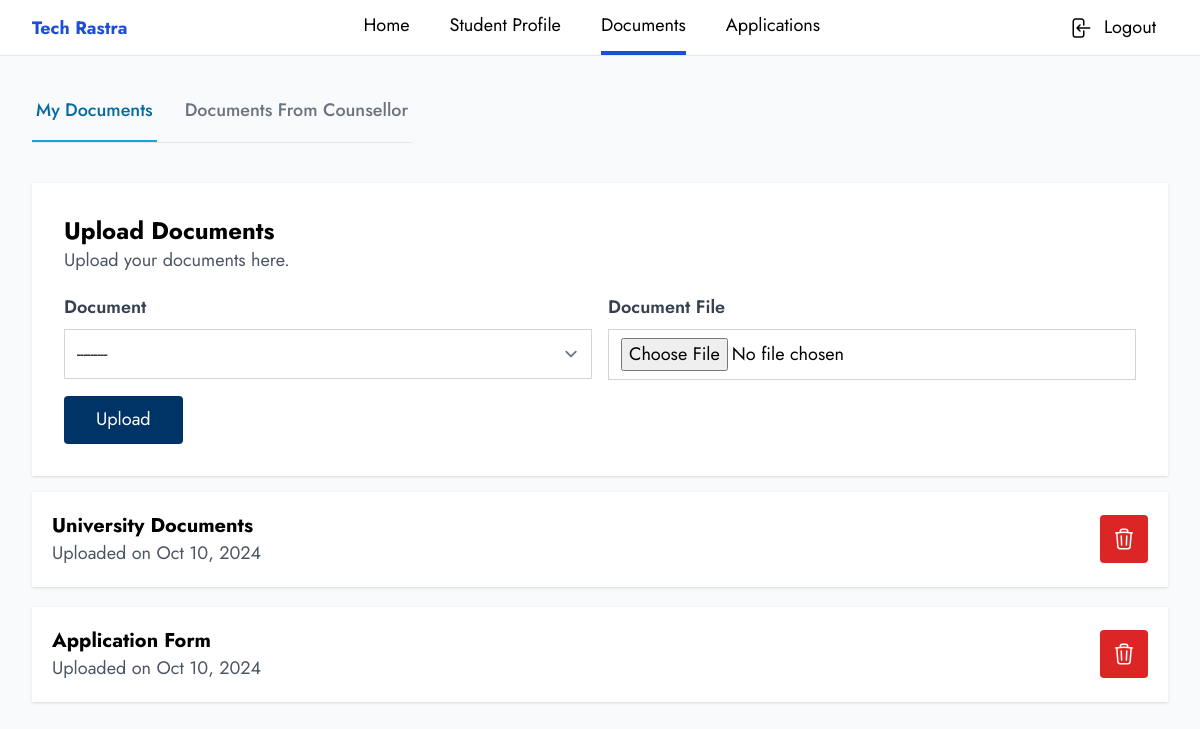
Page /student/profile/documents (signed in) on the earlier database version.
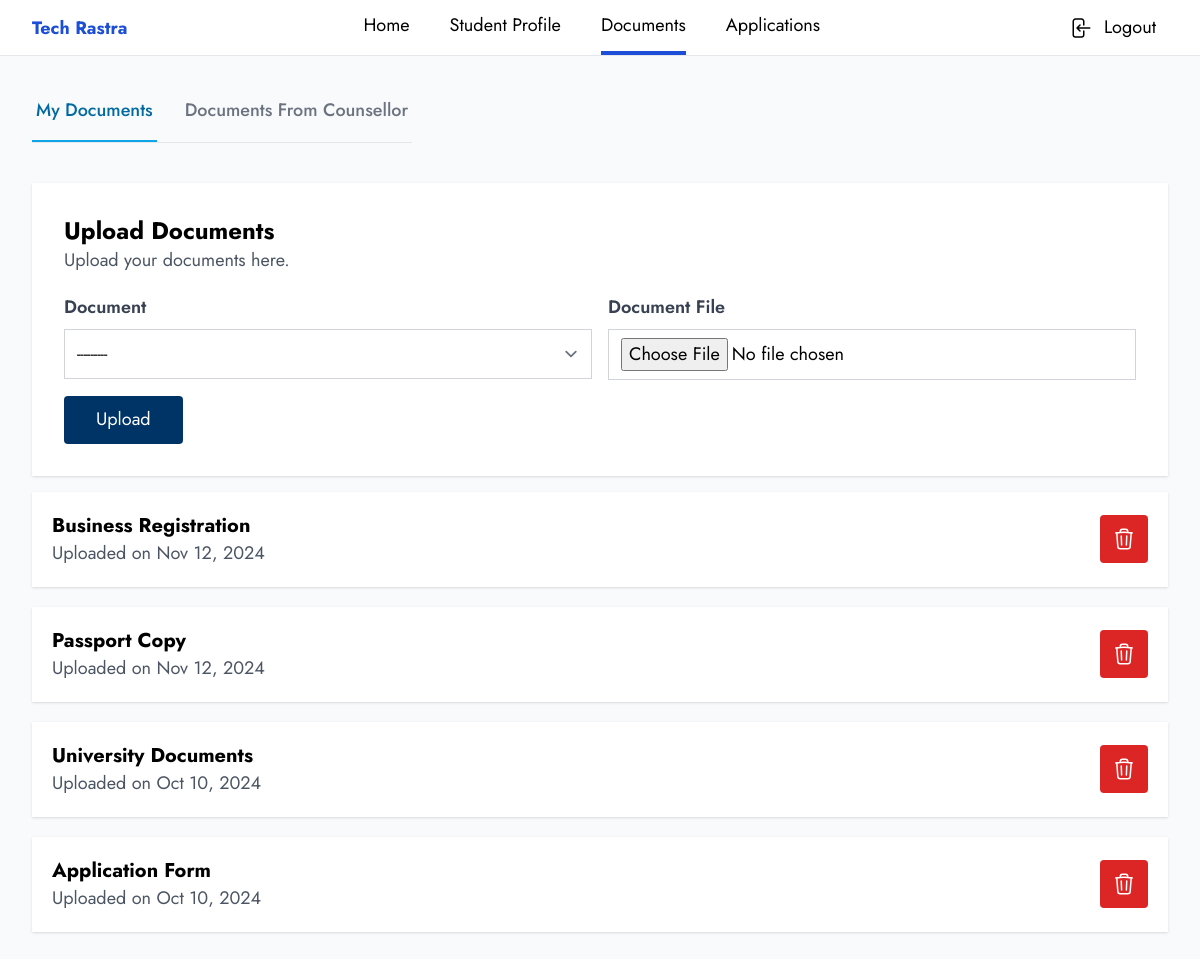
Same page on the later database version.
### student/models.py (models this page shows, shortened)
class Document(models.Model):
    DOCUMENT_CHOICES = (
        ("application_form", "Application Form"),
        ("university_documents", "University Documents"),
        ("business_registration", "Business Registration"),
        ("passport_copy", "Passport Copy"),
        ("visa_request_letter", "Visa Request Letter"),
        ("statement_of_purpose", "Statement of Purpose"),
        ("moe", "MOE"),
        ("character_certificate", "Character Certificate"),
        ("ielts", "IELTS"),
        ("noc_swift", "NOC/Swift"),
        ("medical_report", "Medical Report"),
        ("sponsorship_letter", "Sponsorship Letter"),
        ("ca_report", "CA Report"),
        ("ward_document_relationship", "Ward Document Relationship"),
        ("ward_documents_annual_income", "Ward Documents Annual Income"),
        ("ward_documents_tax_clearance", "Ward Documents Tax Clearance"),
        ("salary_certificate", "Salary Certificate"),
        ("land_lease_agreement", "Land Lease Agreement"),
        ("property_valuation", "Property Valuation"),
        ("lalpurja", "Lalpurja"),
        ("bank_statement", "Bank Statement"),
        ("academic_documents", "Academic Documents"),
        ("others", "Others"),
    )
    STATUS_CHOICES = (
        ("pending", "Pending"),
        ("approved", "Approved"),
        ("rejected", "Rejected"),
    )
    UPLOADER_CHOICES = (
        ("self", "Self"),
        ("consultancy", "Consultancy"),
    )
    user = models.ForeignKey(User, on_delete=models.CASCADE, related_name="documents")
    document = models.CharField(max_length=50, choices=DOCUMENT_CHOICES)
    document_file = models.FileField(upload_to="documents/")
    status = models.CharField(max_length=10, choices=STATUS_CHOICES, default="pending")
    uploader = models.CharField(max_length=20, choices=UPLOADER_CHOICES, default="self")
    created_at = models.DateTimeField(auto_now_add=True)
    updated_at = models.DateTimeField(auto_now=True)
    class Meta:
        db_table = "document"
        verbose_name_plural = "Documents"
        ordering = ["-created_at"]
        unique_together = ("user", "document")

### student/views.py (the view, shortened to what this page needs)
# urls.py: path("student/profile/documents", views.documents, name="student_documents"),
@login_required(login_url="login")
def documents(request):
    if request.user.role != "student":
        messages.error(request, "You are not authorized to view this page.")
        return redirect("error")
    form = DocumentForm(request.POST or None, request.FILES or None)
    documents = Document.objects.filter(user=request.user)
    context = {"form": form, "documents": documents}
    return render(request, "student/documents.html", context)

### student/forms.py
class DocumentForm(forms.ModelForm):
    class Meta:
        model = Document
        fields = [
            "document",
            "document_file",
        ]
        labels = {
            "document": _("Document"),
            "document_file": _("Document File"),
        }
        widgets = {
            "document": forms.Select(attrs={"class": "input__text"}),
            "document_file": forms.FileInput(attrs={"class": "input__file"}),
        }

### users/context.py (called while the page is built)
def consultancy(request):
    is_profile_complete = False
    if request.user.is_authenticated:
        if request.user.role == "consultancy":
            consultancy = request.user.role == "consultancy"
            is_profile_complete = Consultancy.objects.filter(user=request.user).exists()
            return {
                "consultancy": consultancy,
                "is_profile_complete": is_profile_complete,
            }
        elif request.user.role == "student":
            consultancy = request.user.associated_with
            return {
                "student_consultancy": consultancy,
            }
    return {
        "consultancy": None,
        "is_profile_complete": False,
        "student_consultancy": None,
    }

### templates/student/documents.html (shortened to what this page needs)
{% extends 'base/profile_base.html' %}
{% block content %}
<div class="container mx-auto my-4">
    <div class="my-10">
        <div class="mt-8">
            {% include 'common/documents_tabs.html' %}
        </div>
    </div>
    <div class="bg-white w-full shadow p-5 md:p-8">
        <div class="mb-5">
            <h1 class="text-2xl font-bold">Upload Documents</h1>
            <p class="text-gray-600">
                Upload your documents here.
            </p>
        </div>
        <form id="contact__form" method="POST" enctype="multipart/form-data" novalidate>
            <div class="grid grid-cols-1 md:grid-cols-2 gap-4 md:ga-8">
                {% for field in form %}
                <div class="mb-4">
                    <label for="{{ field.id_for_label }}" class="block text-gray-700 font-semibold mb-2">
                        {{ field.label }}
                    </label>
                    {{ field }}
                </div>
                {% endfor %}
            </div>
            <button id="test__submit" type="submit" class="btn__primary">Upload</button>
        </form>
    </div>
</div>
<div class="container mx-auto mb-4 md:mb-8">
    {% for doc in documents %}
    <div class="bg-white w-full mb-5 shadow p-5 flex flex-col md:flex-row md:items-center justify-between">
        <div class="">
            <h1 class="text-lg md:text-xl font-bold capitalize">{{ doc.get_document_display }}</h1>
            <p class="text-gray-600">
                Uploaded on {{ doc.created_at | date:"M d, Y" }}
            </p>
        </div>
        <div class="flex gap-2 justify-start md:justify-center">
            <form action="{% url 'delete_document' doc.id %}" method="post" class="delete-form">
                <button type="button" class="text-white cursor-pointer bg-red-600 p-3 rounded delete-btn">
                </button>
            </form>
        </div>
    </div>
    {% endfor %}
</div>
{% endblock %}

Differences in the rows shown:
added Document: document "Business Registration", created_at "Nov 12, 2024"
added Document: document "Passport Copy", created_at "Nov 12, 2024"
